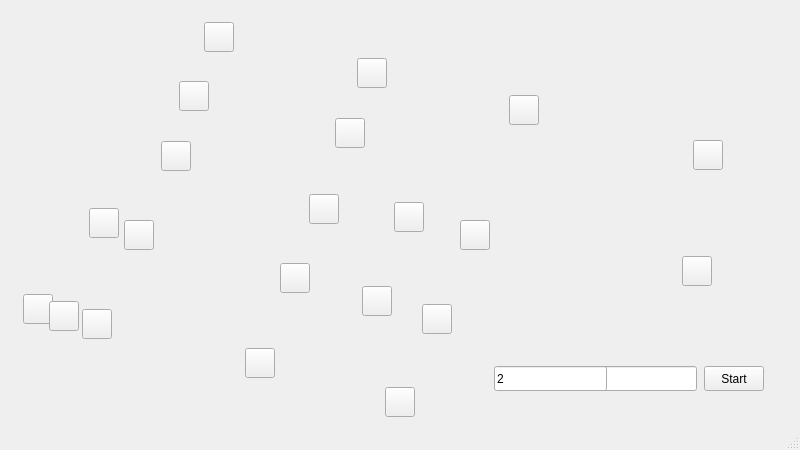
<?xml version="1.0" encoding="UTF-8"?>
<ui version="4.0">
 <class>MainWindow</class>
 <widget class="QMainWindow" name="MainWindow">
  <property name="geometry">
   <rect>
    <x>0</x>
    <y>0</y>
    <width>800</width>
    <height>450</height>
   </rect>
  </property>
  <property name="windowTitle">
   <string>MainWindow</string>
  </property>
  <widget class="QWidget" name="centralwidget">
   <widget class="QPushButton" name="to_node16">
    <property name="geometry">
     <rect>
      <x>23</x>
      <y>294</y>
      <width>30</width>
      <height>30</height>
     </rect>
    </property>
    <property name="text">
     <string/>
    </property>
   </widget>
   <widget class="QPushButton" name="to_node12">
    <property name="geometry">
     <rect>
      <x>124</x>
      <y>220</y>
      <width>30</width>
      <height>30</height>
     </rect>
    </property>
    <property name="text">
     <string/>
    </property>
   </widget>
   <widget class="QPushButton" name="from_node14">
    <property name="geometry">
     <rect>
      <x>362</x>
      <y>286</y>
      <width>30</width>
      <height>30</height>
     </rect>
    </property>
    <property name="text">
     <string/>
    </property>
   </widget>
   <widget class="QPushButton" name="from_node13">
    <property name="geometry">
     <rect>
      <x>280</x>
      <y>263</y>
      <width>30</width>
      <height>30</height>
     </rect>
    </property>
    <property name="text">
     <string/>
    </property>
   </widget>
   <widget class="QPushButton" name="from_node18">
    <property name="geometry">
     <rect>
      <x>82</x>
      <y>309</y>
      <width>30</width>
      <height>30</height>
     </rect>
    </property>
    <property name="text">
     <string/>
    </property>
   </widget>
   <widget class="QPushButton" name="pushButton">
    <property name="geometry">
     <rect>
      <x>704</x>
      <y>366</y>
      <width>60</width>
      <height>25</height>
     </rect>
    </property>
    <property name="text">
     <string>Start</string>
    </property>
   </widget>
   <widget class="QPushButton" name="from_node6">
    <property name="geometry">
     <rect>
      <x>161</x>
      <y>141</y>
      <width>30</width>
      <height>30</height>
     </rect>
    </property>
    <property name="text">
     <string/>
    </property>
   </widget>
   <widget class="QPushButton" name="from_node19">
    <property name="geometry">
     <rect>
      <x>245</x>
      <y>348</y>
      <width>30</width>
      <height>30</height>
     </rect>
    </property>
    <property name="text">
     <string/>
    </property>
   </widget>
   <widget class="QPushButton" name="from_node17">
    <property name="geometry">
     <rect>
      <x>49</x>
      <y>301</y>
      <width>30</width>
      <height>30</height>
     </rect>
    </property>
    <property name="text">
     <string/>
    </property>
   </widget>
   <widget class="QPushButton" name="to_node3">
    <property name="geometry">
     <rect>
      <x>693</x>
      <y>140</y>
      <width>30</width>
      <height>30</height>
     </rect>
    </property>
    <property name="text">
     <string/>
    </property>
   </widget>
   <widget class="QLineEdit" name="line2">
    <property name="geometry">
     <rect>
      <x>584</x>
      <y>366</y>
      <width>113</width>
      <height>25</height>
     </rect>
    </property>
    <property name="text">
     <string>14</string>
    </property>
   </widget>
   <widget class="QPushButton" name="from_node8">
    <property name="geometry">
     <rect>
      <x>394</x>
      <y>202</y>
      <width>30</width>
      <height>30</height>
     </rect>
    </property>
    <property name="text">
     <string/>
    </property>
   </widget>
   <widget class="QPushButton" name="from_node15">
    <property name="geometry">
     <rect>
      <x>422</x>
      <y>304</y>
      <width>30</width>
      <height>30</height>
     </rect>
    </property>
    <property name="text">
     <string/>
    </property>
   </widget>
   <widget class="QPushButton" name="from_node10">
    <property name="geometry">
     <rect>
      <x>682</x>
      <y>256</y>
      <width>30</width>
      <height>30</height>
     </rect>
    </property>
    <property name="text">
     <string/>
    </property>
   </widget>
   <widget class="QLineEdit" name="line1">
    <property name="geometry">
     <rect>
      <x>494</x>
      <y>366</y>
      <width>113</width>
      <height>25</height>
     </rect>
    </property>
    <property name="text">
     <string>2</string>
    </property>
   </widget>
   <widget class="QPushButton" name="from_node2">
    <property name="geometry">
     <rect>
      <x>509</x>
      <y>95</y>
      <width>30</width>
      <height>30</height>
     </rect>
    </property>
    <property name="text">
     <string/>
    </property>
   </widget>
   <widget class="QPushButton" name="from_node1">
    <property name="geometry">
     <rect>
      <x>357</x>
      <y>58</y>
      <width>30</width>
      <height>30</height>
     </rect>
    </property>
    <property name="text">
     <string/>
    </property>
   </widget>
   <widget class="QPushButton" name="to_node5">
    <property name="geometry">
     <rect>
      <x>335</x>
      <y>118</y>
      <width>30</width>
      <height>30</height>
     </rect>
    </property>
    <property name="text">
     <string/>
    </property>
   </widget>
   <widget class="QLabel" name="label_pic">
    <property name="geometry">
     <rect>
      <x>674</x>
      <y>176</y>
      <width>60</width>
      <height>25</height>
     </rect>
    </property>
    <property name="text">
     <string/>
    </property>
   </widget>
   <widget class="QPushButton" name="from_node0">
    <property name="geometry">
     <rect>
      <x>204</x>
      <y>22</y>
      <width>30</width>
      <height>30</height>
     </rect>
    </property>
    <property name="text">
     <string/>
    </property>
   </widget>
   <widget class="QPushButton" name="from_node11">
    <property name="geometry">
     <rect>
      <x>89</x>
      <y>208</y>
      <width>30</width>
      <height>30</height>
     </rect>
    </property>
    <property name="text">
     <string/>
    </property>
   </widget>
   <widget class="QPushButton" name="from_node4">
    <property name="geometry">
     <rect>
      <x>179</x>
      <y>81</y>
      <width>30</width>
      <height>30</height>
     </rect>
    </property>
    <property name="text">
     <string/>
    </property>
   </widget>
   <widget class="QPushButton" name="from_node7">
    <property name="geometry">
     <rect>
      <x>309</x>
      <y>194</y>
      <width>30</width>
      <height>30</height>
     </rect>
    </property>
    <property name="text">
     <string/>
    </property>
   </widget>
   <widget class="QPushButton" name="to_node20">
    <property name="geometry">
     <rect>
      <x>385</x>
      <y>387</y>
      <width>30</width>
      <height>30</height>
     </rect>
    </property>
    <property name="text">
     <string/>
    </property>
   </widget>
   <widget class="QPushButton" name="from_node9">
    <property name="geometry">
     <rect>
      <x>460</x>
      <y>220</y>
      <width>30</width>
      <height>30</height>
     </rect>
    </property>
    <property name="text">
     <string/>
    </property>
   </widget>
  </widget>
  <widget class="QMenuBar" name="menubar">
   <property name="geometry">
    <rect>
     <x>0</x>
     <y>0</y>
     <width>800</width>
     <height>22</height>
    </rect>
   </property>
  </widget>
  <widget class="QStatusBar" name="statusbar"/>
 </widget>
 <resources/>
 <connections/>
</ui>
